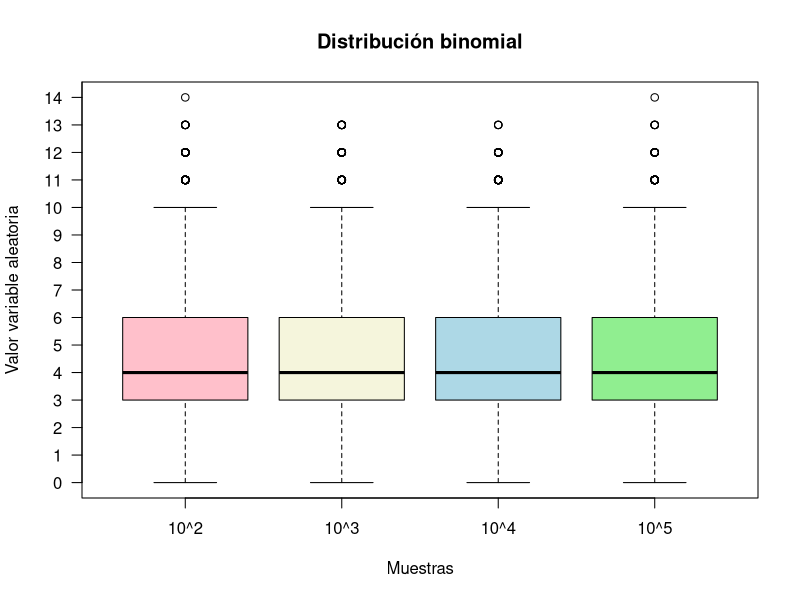
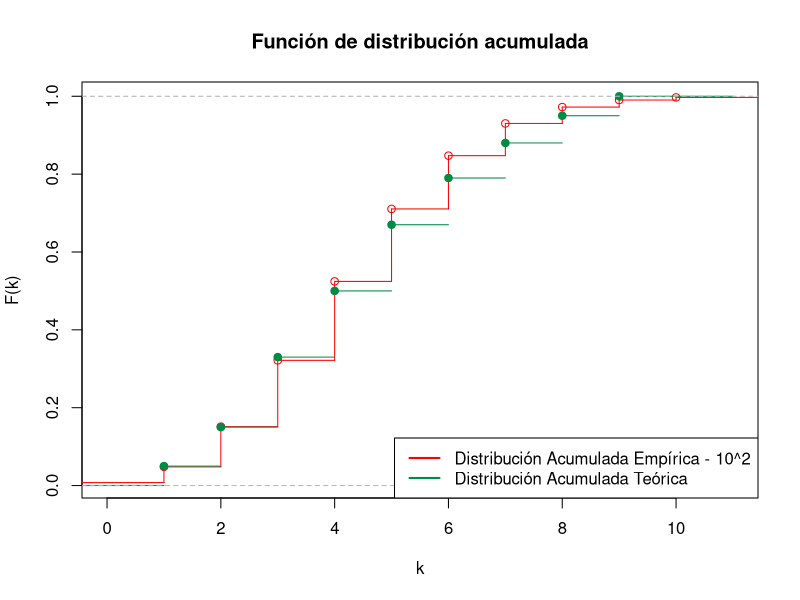
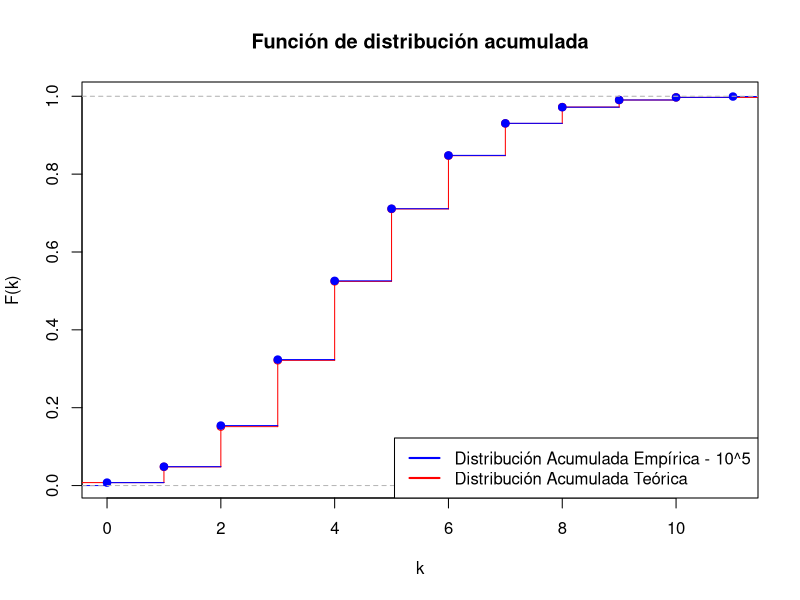
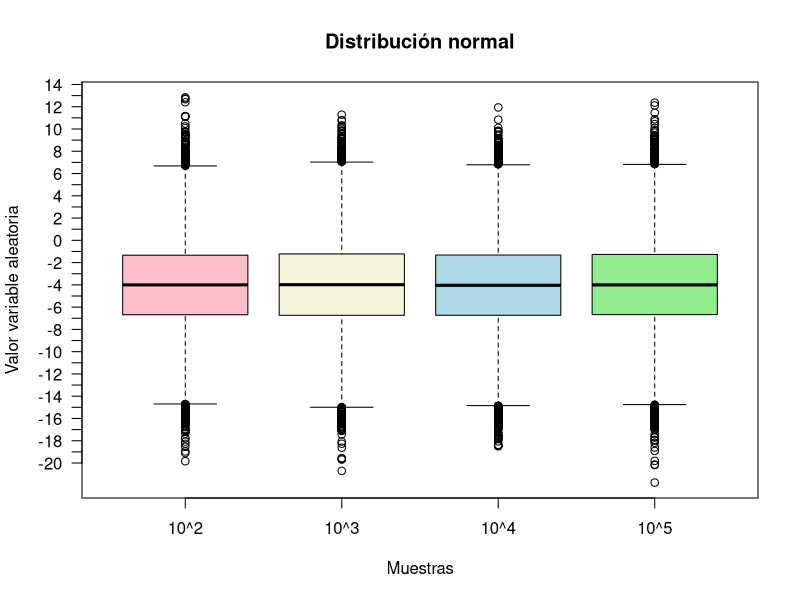
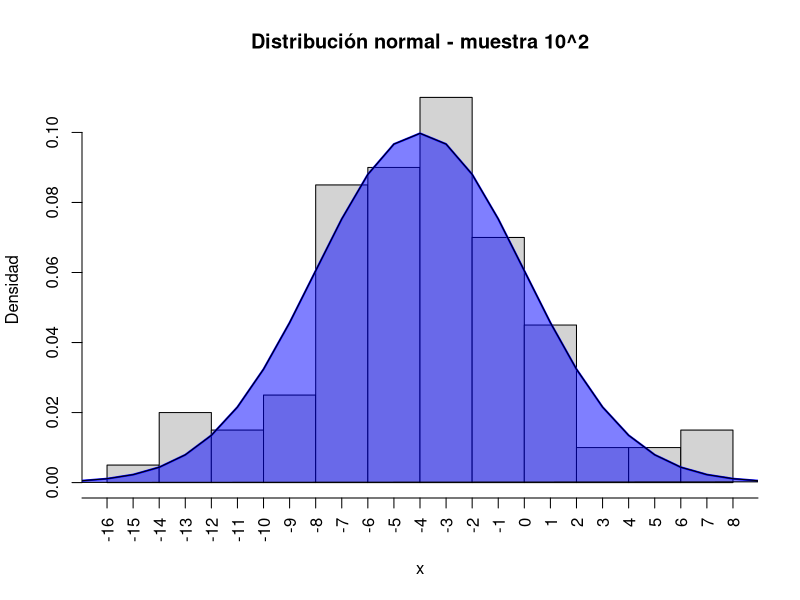
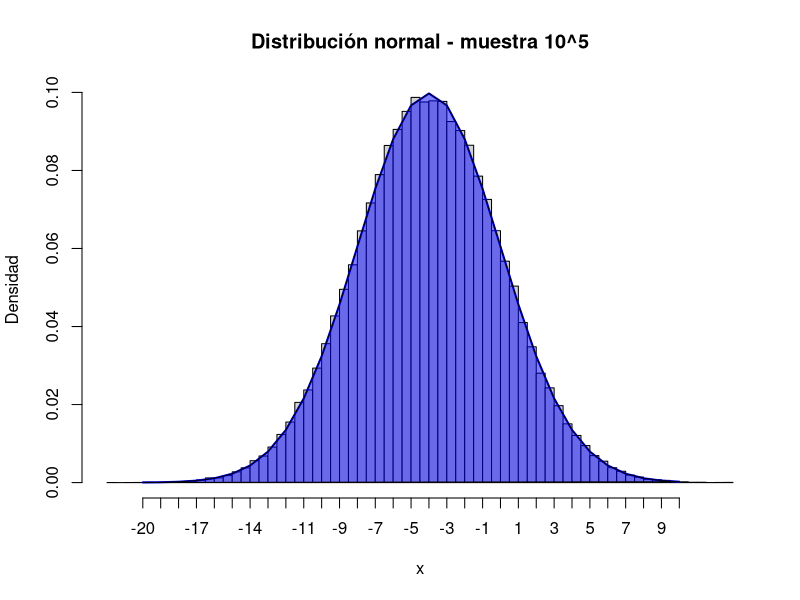
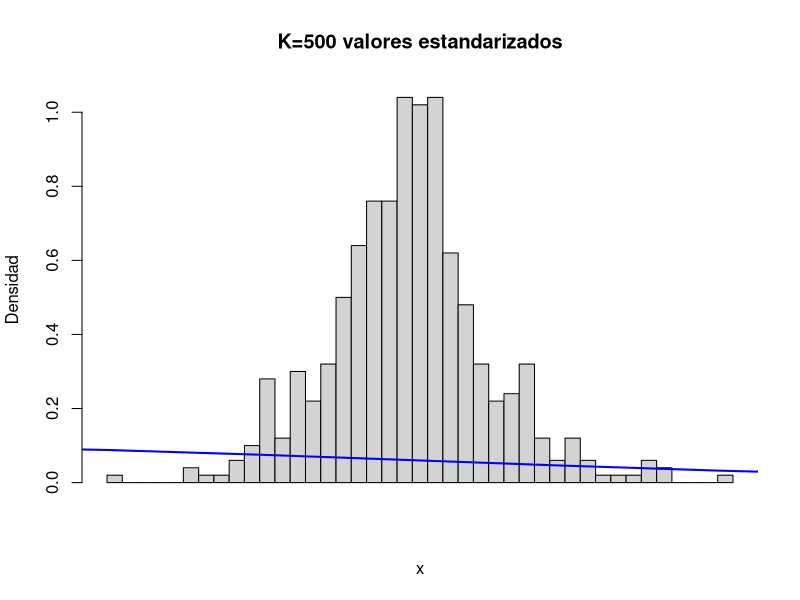

Write R code to recreate these figures, in order.
# EJ 1
# distribución binoamial binomial (30 ,  0.15)
# n = 10 ^ (2 al 5)
# rbinom(
#       n,     Número de observaciones aleatorias a ser generadas
#       size,  Número de ensayos (> = 0)
#       prob)  La probabilidad de éxito en cada ensayo
a = rbinom(10^2,30, 0.15)
b = rbinom(10^3,30, 0.15)
c = rbinom(10^4,30, 0.15)
d = rbinom(10^5,30, 0.15)

randomValues <- c(a,b,c,d)

data <- data.frame(values =randomValues,
                   group = c("10^2","10^3","10^4","10^5"))

boxplot(values ~ group,
        data, 
        col = c("pink",
                "beige", 
                "lightblue", 
                "lightgreen"),
        main = "Distribución binomial",
        xlab = "Muestras",
        ylab = "Valor variable aleatoria",
        yaxt='n')
axis(2, at=seq(0, 30, 1),las=2)


# Esperanza Empírica
espA = mean(a)
espB = mean(b)
espC = mean(c)
espD = mean(d)

# Esperanza Teorica
espT = 30*0.15

# Varianza Empirica
varA = var(a)
varB = var(b)
varC = var(c)
varD = var(d)

# Varianza Teorica
varT = 30*0.15*0.85

# Función de distribución acumulada empirica
distA = ecdf(a)
distD = ecdf(d)

# Función de distribución teórica y empirica
plot(stepfun(c(1:10),pbinom(c(0,1:10),30,0.15)), 
     main = "Función de distribución acumulada", 
     xlab = "k",
     ylab = "F(k)",
     col="red")
lines(distA, col="springgreen4")
legend("bottomright", 
       legend = c("Distribución Acumulada Empírica - 10^2",
                  "Distribución Acumulada Teórica"),
       lty = 1, col = c("red","springgreen4"), lwd = 2, box.lty =1)

plot(stepfun(c(1:10),pbinom(c(0,1:10),30,0.15)), 
     main = "Función de distribución acumulada", 
     xlab = "k",
     ylab = "F(k)",
     col="red")
lines(distD, col="blue")
legend("bottomright", 
       legend = c("Distribución Acumulada Empírica - 10^5",
                  "Distribución Acumulada Teórica"),
       lty = 1, col = c("blue","red"), lwd = 2, box.lty =1)



# EJ 2
# Distribución Normal(-4,16)
# n = 10 ^ (2 al 5)

a = rnorm(10^2,-4, sqrt(16))
b = rnorm(10^3,-4, sqrt(16))
c = rnorm(10^4,-4, sqrt(16))
d = rnorm(10^5,-4, sqrt(16))

randomValues <- c(a,b,c,d)
data <- data.frame(values =randomValues,
                   group = c("10^2","10^3","10^4","10^5"))
# Explicar diferencia de los boxplots por funcionamiento de cajas
boxplot(values ~ group,
        data, 
        col = c("pink",
                "beige", 
                "lightblue", 
                "lightgreen"),
        main = "Distribución normal",
        xlab = "Muestras",
        ylab = "Valor variable aleatoria", 
        yaxt='n')
axis(2, at=seq(-20, 20, 1),las=2)

# Esperanza Teórica
espT = -4

# Varianza Teórica
varT = 16

# Esperanza Empírica
espA = mean(a)
espB = mean(b)
espC = mean(c)
espD = mean(d)

# Varianza Empirica
varA = var(a)
varB = var(b)
varC = var(c)
varD = var(d)

# Histogramas
x <- seq(-20, 10, 1)
hist(a, 
     main="Distribución normal - muestra 10^2",
     breaks = 10, 
     xaxt="n",
     ylab="Densidad",
     xlab="x",
     freq=FALSE)


lines(x, 
      dnorm(x, mean = -4, sd = 4), 
      col = "blue",
      lty = 1, 
      lwd = 2,
      xaxt="n")

polygon(x, 
        dnorm(x, mean = -4, sd = 4), 
        col = rgb(0, 0, 1, 
                  alpha = 0.5))
axis(1, 
     at=seq(-20, 10, 1),
     las=2)


hist(d, 
     main="Distribución normal - muestra 10^5",
     ylab="Densidad",
     xlab="x",
     breaks = 50,
     xaxt="n", 
     freq=FALSE)

lines(x, 
      dnorm(x, mean = -4, sd = 4), 
      col = "blue", 
      lty = 1, 
      lwd = 2, 
      xaxt="n")

polygon(x, 
        dnorm(x, mean = -4, sd = 4), 
        col = rgb(0, 0, 1, alpha = 0.5))

axis(1, at=seq(-20, 10, 1),las=1)

# EJ 3
# Distribución Normal(-4,16)
# PT 1) n = 10 ^ 3
a = rnorm(10^3,-4, sqrt(16)) 
# media empírica de a
muEmp = mean(a) 
# media teórica
muTeo = -4
#Desvión estandar teórica
desvTeo = sqrt(16)
# Valor estandarizado de mediana empíricia
medEsta = sqrt(1000) * ((muEmp - muTeo)/desvTeo)

# PT 2)
promEst <- 0
for(i in 1:500){
        ab = rnorm(10^3,-4, sqrt(16))
        muEmpb = mean(ab) 
        promEst[i] <- sqrt(i) * ((muEmpb - muTeo)/desvTeo)
}
#Presentar en un histograma
s = seq(-200, 10, 1)
hist(promEst, 
     main="K=500 valores estandarizados",
     ylab="Densidad",
     xlab="x",
     breaks = 50,
     xaxt="n", 
     freq=FALSE)
lines(s, 
      dnorm(s, mean = -4, sd = 4), 
      col = "blue",
      lty = 1, 
      lwd = 2,
      xaxt="n")
